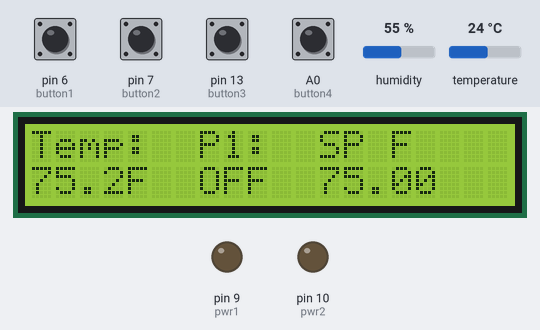
A sketch run on a simulated Arduino Uno, built with avr-gcc and run on an emulated ATmega328P. On the bench: 20×2 character LCD, output pins drawn as LEDs (lit = HIGH). The test bench sets the inputs (shaded band); at power-on: A0 (button4), pin 6 (button1), pin 7 (button2), pin 13 (button3) LOW, temperature 24 °C, humidity 55 %.

Above: at 8.2 s.
8.3 s: temperature set to 23.2 °C
At 15.5 s:
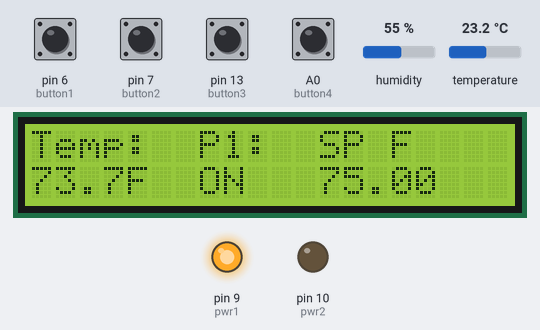
16.6 s: pin 6 (button1) pulled HIGH for 3 s
At 20.1 s:
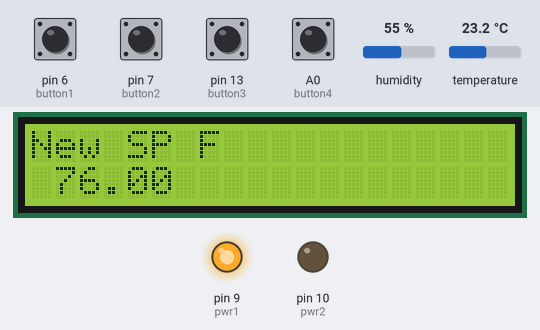
24.2 s: pin 7 (button2) pulled HIGH for 3 s
At 25.5 s:
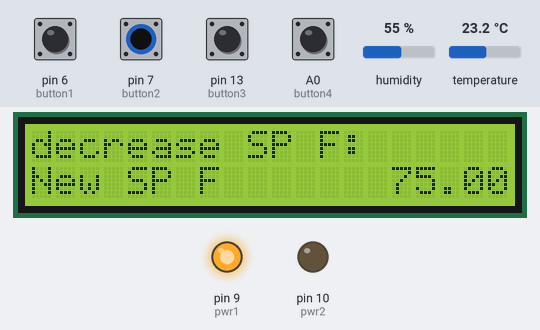
28.7 s: pin 13 (button3) pulled HIGH for 3 s
At 31.6 s:
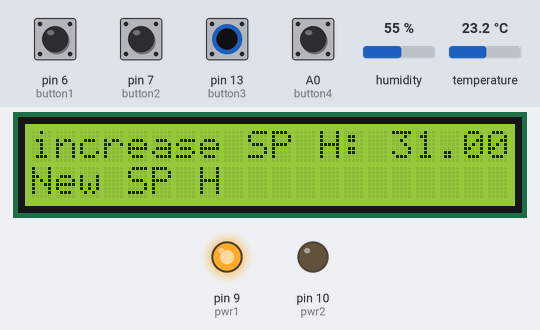
33.2 s: humidity set to 32 %
At 39.7 s:
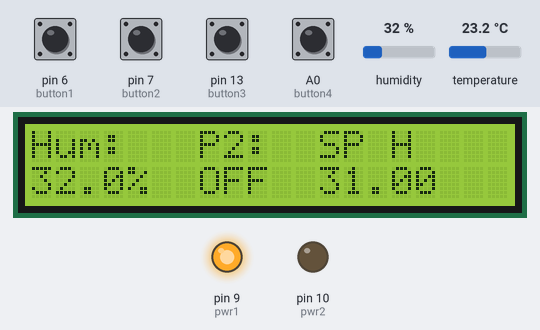
42.3 s: humidity set to 29 %
At 51.8 s:
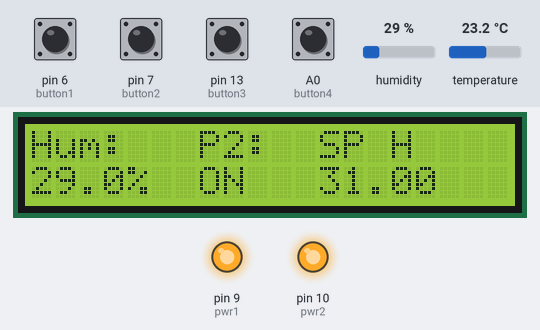
Timing chart, 0 to 53.3 s (numbered marks = the images above; inputs shaded):
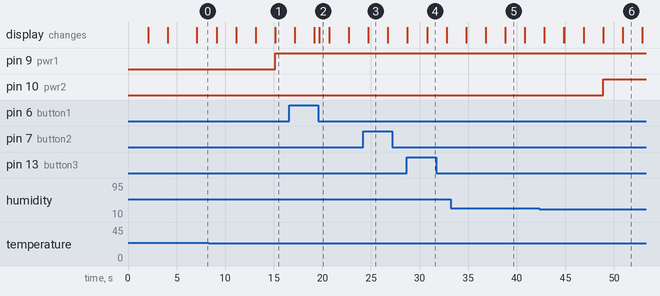

The sketch:

KCCdev9.ino
```cpp
/*
DHT-22 Hygrometer with 16 x 2 LCD for control of Heater & Humidifier


4/19/2020 original saketch -  D Wojnar Boulder Co
4/22/2020 added button to pin 6
4/25/2020 added pwr2, added splash screen, screen blanking, & scren chaining
4/26/2020 refactor
4/27/2020 added buttons 2 & 3
5/5/2020 swiched to prototype # 2
5/11/2020 add button 4, refactor
5/12/2020 refactor + add switch
5/14/2020 refactor + add set point adjustment
5/15/2020 function cleanup

 */

// include the libraries:
#include <LiquidCrystal.h>
//#include "DHT.h"  // note that both syntax variants work ??
#include <DHT.h>

//       ************************** DHT 22 Sensor ***************
// set the DHT Pin
#define DHTPIN 8
// DHT type is DHT 22  (AM2302)
#define DHTTYPE DHT22
// Initialize DHT sensor for normal 16mhz Arduino
DHT dht(DHTPIN, DHTTYPE);

//       ************************** Power Pins ***************
// set power pin #1 to digital pin 9
int pwr1 = 9;
//  Power pin # 2 = digital pin 10
int pwr2 = 10;

//       ************************** Button Input pins ***************
const int button1 = 6;
const int button2 = 7;
const int button3 = 13;
const int button4 = A0;

//       ************************** LCD Interface pins ***************
LiquidCrystal lcd(12, 11, 5, 4, 3, 2);


//       ************************** Global Variables **************************************** Global Variables ***************
float setPointF = 75;
float setPointH = 30;
int screenState = 0;
String P1State = "OFF";
String P2State = "ON";


void setup() {  //     $$$$$$$$$$$$$$$$$  Setup $$$$$$$$$$$$$$$$$$$$$$$$$$$$$
  // set up the LCD's number of columns and rows:
  lcd.begin(20, 2);
  // start the sensor
  dht.begin();
  // set power 1 pin
  pinMode(pwr1, OUTPUT);
  // set power 2 pin
  pinMode(pwr2, OUTPUT);
 // Setup for buttons 1 to 4
  pinMode(button1, INPUT);
  pinMode(button2, INPUT);
  pinMode(button3, INPUT);
  pinMode(button4, INPUT);

 // display splash screen
  SplashScreen();
} // end of setup

void loop() {  //     $$$$$$$$$$$$$$$$$  LOOP $$$$$$$$$$$$$$$$$$$$$$$$$$$$$QQQQQQQQQQQQQQQQQQQQQQQQQQQQQQQQQQQQQQQQQQQQQQQQQQQQQQQQQQQQQQQQQQQQQQQQQQQ

MainScreen();
ButtonScan();


  } // End of loop


//*********************************** Sub MainScreen *************
// This is the main interface with the user. It displays temp & Humidity
// and current status of heater power (P1) and Humidifier power (P2).
// It also shows current setpoints for F and H
// it also controls power 1 and 2 outputs
// it has too much shit

void MainScreen(){

//read sensor data $$$$$$$$$$

// read humidity
  float h = dht.readHumidity();
//read temperature in Fahrenheit (true) -  () gives C
  float f = dht.readTemperature(true);

// isnan = is not a number  - test for invalid sensor output
  if (isnan(h) || isnan(f)) {
    lcd.print("ERROR");
    return;
  } // end if

// *************** first screen ****************
//print header line
  lcd.setCursor(0,0);
  lcd.print("Temp:  P1:  SP F");

// print data line
  lcd.setCursor(0, 1);
  lcd.print(f);
  lcd.setCursor(4,1);
  lcd.print("F");
  lcd.setCursor(7,1);
  lcd.print(P1State);
  lcd.setCursor(12,1);
  lcd.print(setPointF);
  delay(2000);
  BlankScreen();
// *************** second screen ****************

//print header line
  lcd.setCursor(0,0);
  lcd.print("Hum:   P2:  SP H");

// print data line
  lcd.setCursor(0,1);
  lcd.print(h);
  lcd.setCursor(4,1);
  lcd.print("%");
  lcd.setCursor(7,1);
  lcd.print(P2State);
  lcd.setCursor(12,1);
  lcd.print(setPointH);
  delay(2000);
  BlankScreen();

// temperature control  $$$$$$$$$$$

  if(f < setPointF) {
    digitalWrite(pwr1, HIGH);
    P1State = "ON";
  }
    else{
    digitalWrite(pwr1, LOW);
    P1State = "OFF";
    }

// humidity control  $$$$$$$$$$$
 if(h < setPointH) {
    digitalWrite(pwr2, HIGH);
    P2State = "ON";
  }
   else{
    digitalWrite(pwr2, LOW);
   P2State = "OFF";
    }

}// End sub main screen


//*********************************** Sub SplashScreen *************
 // This is the Initial Splash Screen displaying version information

void SplashScreen(){
  lcd.setCursor(0,0);
  lcd.print("WOJNAR  ");
  lcd.setCursor(0, 1);
  lcd.print("ENGINEERING ");
  delay(2000);
  BlankScreen();
  lcd.setCursor(0,0);
  lcd.print("KEITH'S ");
  lcd.setCursor(0, 1);
  lcd.print("MUSHROOMS");
  delay(2000);
  BlankScreen();
  lcd.setCursor(0,0);
  lcd.print("Version dev 9 ");
  lcd.setCursor(0, 1);
  lcd.print("5/15/2020");
  delay(3000);
  BlankScreen();
  screenState = 0;  // go home

} // end SplashScreen


//*********************************** Sub BlankScreen *************
    // erase screen for next data display
void BlankScreen(){
  lcd.setCursor(0,0);
  lcd.print("                    ");
  lcd.setCursor(0, 1);
  lcd.print("                    ");

} // end sub BlankScreen

//*********************************** Sub ButtonScan *************
// this sub checks to see if butons 1-4 have been pressed

void ButtonScan(){
 if(digitalRead(button1)== HIGH) {
IncreaseSP1();
 }

if(digitalRead(button2)== HIGH) {
DecreaseSP1();
 }

if(digitalRead(button3)== HIGH) {
IncreaseSP2();
 }

if(digitalRead(button4)== HIGH) {
DecreaseSP2();
 }


} // end sub ButtonScan


//*********************************** increase SP 1 *************
// this screen increases current set point F
void IncreaseSP1(){
  BlankScreen();
  lcd.setCursor(0,0);
  lcd.print("increase SP F:");
  delay(500);
  BlankScreen();
  setPointF = setPointF + 1;
  lcd.setCursor(1,10);
  lcd.print(setPointF);
  lcd.setCursor(0, 0);
  lcd.print("New SP F ");
  delay(1000);
  BlankScreen();

} // end sub subScreen2

//*********************************** decrease SP1 *************
// this screen decreases current set point F
  void DecreaseSP1(){
  BlankScreen();
  lcd.setCursor(0,0);
  lcd.print("decrease SP F:");
  setPointF = setPointF - 1;
  lcd.setCursor(15,1);
  lcd.print(setPointF);
  lcd.setCursor(0, 1);
  lcd.print("New SP F ");
  delay(2000);
  BlankScreen();

} // end sub subScreen4

//*********************************** Increase SP 2 *************
// this screen increases current set point H
  void IncreaseSP2(){
  BlankScreen();
  lcd.setCursor(0,0);
  lcd.print("increase SP H:");
  setPointH = setPointH + 1;
  lcd.setCursor(15,0);
  lcd.print(setPointH);
  lcd.setCursor(0, 1);
  lcd.print("New SP H ");
  delay(2000);
  BlankScreen();

} // end sub IncreaseSP2


//*********************************** SubScreen5 *************
// this screen decreases current set point H
void DecreaseSP2(){

    BlankScreen();
  lcd.setCursor(0,0);
  lcd.print("decrease Set Point H:");
  setPointH = setPointH - 1;
   lcd.setCursor(15,0);
     lcd.print(setPointH);
  lcd.setCursor(0, 1);
  lcd.print("New SetPointH ");
  delay(2000);
  BlankScreen();

} // end sub subScreen3
//************************************************
```

Measured:
- the behaviour switches between 23.9 and 23.8 °C on temperature (found by bisection; images 0 and 1)
- the behaviour switches between 31 and 30 % on humidity (found by bisection; images 5 and 6)
- after the input at 8.3 s, pin 9 (pwr1): LOW → HIGH after 6.8 s
- after the input at 16.6 s, the display: first differs from a run without the input after 2.6 s (image 2 shows a later state)
- after the input at 24.2 s, the display: changes after 0.53 s (image 3)
- after the input at 28.7 s, the display: first differs from a run without the input after 2.1 s (image 4)
- after the input at 42.3 s, pin 10 (pwr2): LOW → HIGH after 6.6 s
